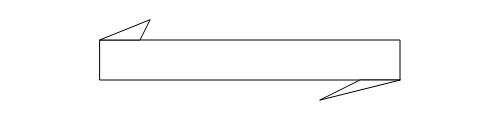
Frame 1 (no input)
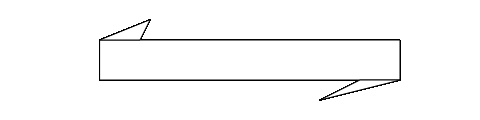
Frame 60 (no input)
Frame 120 (the mouse pressed at the canvas centre since frame 60): identical to frame 60, image omitted

The p5.js sketch that drew these frames (run headless with seeded random() and noise() and a simulated clock; from frame 60 on, the mouse is pressed at the canvas centre):

// p5.js sketch
// ── sketch.js
function setup() {
  createCanvas(480, 120);
}

function draw() {
  rect(100, 40, 300, 40)
  triangle(150, 20, 140, 40, 100, 40)
  triangle(320, 100, 360, 80, 400, 80)
}
